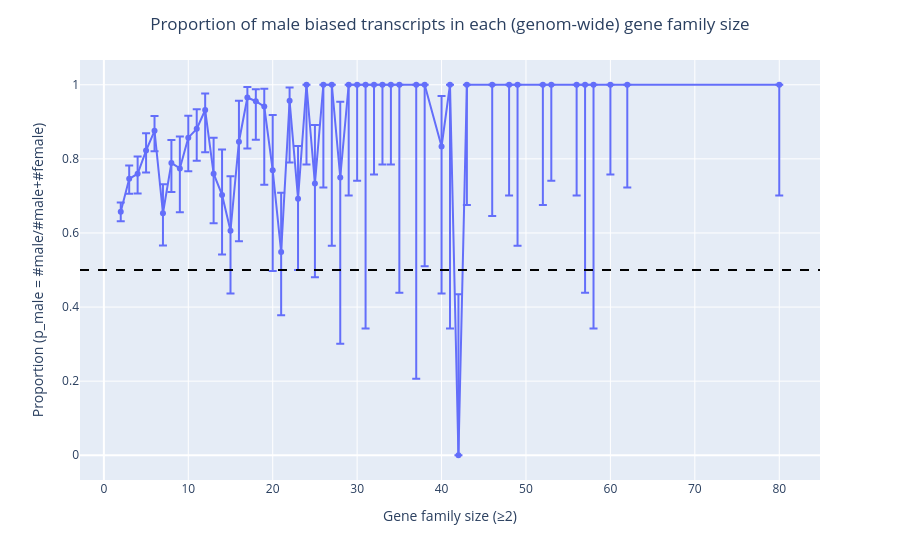

Here is the notebook cell this chart was saved with:
### Markdown cell above
Plot

### Code cell
'''
SWITCH BACK TO hog_size_expressed to get the old plot back!
'''

fig1 = px.line(
    hog_counts,
    x="hog_size_genome",
    y="p_male",
    markers=True,
    hover_data={
        "male": True,
        "female": True,
        "total_biased": True,
        "p_male": ":.3f"
    }
)

fig1.update_traces(
    error_y=dict(
        type="data",
        symmetric=False,
        array=hog_counts["ci_upper"] - hog_counts["p_male"],
        arrayminus=hog_counts["p_male"] - hog_counts["ci_lower"]
    )
)

fig1.add_hline(
    y=0.5,
    line_dash="dash",
    line_color="black"
)

fig1.update_layout(
    title=dict(text="Proportion of male biased transcripts in each (genom-wide) gene family size", x=0.5, xanchor="center"),
    xaxis_title="Gene family size (≥2)",
    yaxis_title="Proportion (p_male = #male/#male+#female)",
)

fig1.show()

### Figure 1 — Plotly figure (JSON) as saved in the notebook; plotly's stock layout.template omitted (floating-point values rounded to 4 significant figures; data arrays with more than 128 entries replaced by an {"elided": "..."} marker saying what was removed)
{"data": [{"customdata": {"elided": "51x3 int values"}, "error_y": {"array": [0.02464, 0.03632, 0.04638, 0.04706, 0.04003, 0.07803, 0.06173, 0.08626, 0.05921, 0.05308, 0.04472, 0.09703, 0.1224, 0.1471, 0.1106, 0.02837, 0.03217, 0.04836, 0.149, 0.16, 0.03576, 0.1427, 0.0, 0.1577, 0.0, 0.0, 0.2044, 0.0, 0.0, 0.0, 0.0, 0.0, 0.0, 0.0, 0.0, 0.0, 0.1366, 0.0, 0.4345, 0.0, 0.0, 0.0, 0.0, 0.0, 0.0, 0.0, 0.0, 0.0, 0.0, 0.0, 0.0], "arrayminus": [0.02552, 0.0401, 0.05344, 0.05939, 0.05532, 0.08724, 0.07857, 0.1183, 0.09045, 0.0864, 0.1141, 0.1341, 0.1605, 0.1692, 0.2685, 0.1373, 0.1038, 0.211, 0.2718, 0.1707, 0.1664, 0.1922, 0.2153, 0.2528, 0.2775, 0.4345, 0.4494, 0.2992, 0.2588, 0.6576, 0.2425, 0.2153, 0.2153, 0.5615, 0.7935, 0.4899, 0.3968, 0.6576, 0.0, 0.3244, 0.3543, 0.2992, 0.4345, 0.3244, 0.2588, 0.2992, 0.5615, 0.6576, 0.2425, 0.2775, 0.2992], "symmetric": false, "type": "data"}, "hovertemplate": "hog_size_genome=%{x}<br>p_male=%{y:.3f}<br>male=%{customdata[0]}<br>female=%{customdata[1]}<br>total_biased=%{customdata[2]}<extra></extra>", "legendgroup": "", "line": {"color": "#636efa", "dash": "solid"}, "marker": {"symbol": "circle"}, "mode": "lines+markers", "name": "", "orientation": "v", "showlegend": false, "type": "scatter", "x": [2, 3, 4, 5, 6, 7, 8, 9, 10, 11, 12, 13, 14, 15, 16, 17, 18, 19, 20, 21, 22, 23, 24, 25, 26, 27, 28, 29, 30, 31, 32, 33, 34, 35, 37, 38, 40, 41, 42, 43, 46, 48, 49, 52, 53, 56, 57, 58, 60, 62, 80], "xaxis": "x", "y": [0.6574, 0.746, 0.7599, 0.8223, 0.8757, 0.6532, 0.7891, 0.7742, 0.8571, 0.881, 0.9318, 0.76, 0.7027, 0.6061, 0.8462, 0.9655, 0.9556, 0.9412, 0.7692, 0.5484, 0.9565, 0.6923, 1.0, 0.7333, 1.0, 1.0, 0.75, 1.0, 1.0, 1.0, 1.0, 1.0, 1.0, 1.0, 1.0, 1.0, 0.8333, 1.0, 0.0, 1.0, 1.0, 1.0, 1.0, 1.0, 1.0, 1.0, 1.0, 1.0, 1.0, 1.0, 1.0], "yaxis": "y"}], "layout": {"legend": {"tracegroupgap": 0}, "margin": {"t": 60}, "shapes": [{"line": {"color": "black", "dash": "dash"}, "type": "line", "x0": 0, "x1": 1, "xref": "x domain", "y0": 0.5, "y1": 0.5, "yref": "y"}], "title": {"text": "Proportion of male biased transcripts in each (genom-wide) gene family size", "x": 0.5, "xanchor": "center"}, "xaxis": {"anchor": "y", "domain": [0, 1], "title": {"text": "Gene family size (≥2)"}}, "yaxis": {"anchor": "x", "domain": [0, 1], "title": {"text": "Proportion (p_male = #male/#male+#female)"}}}}
